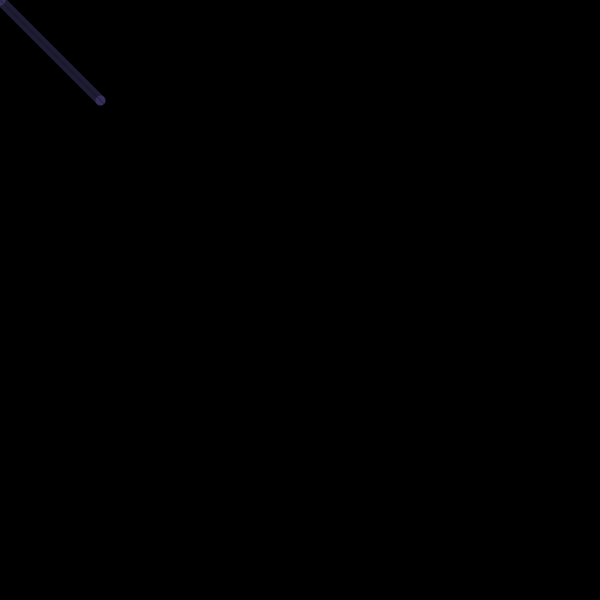
Frame 1 (no input)
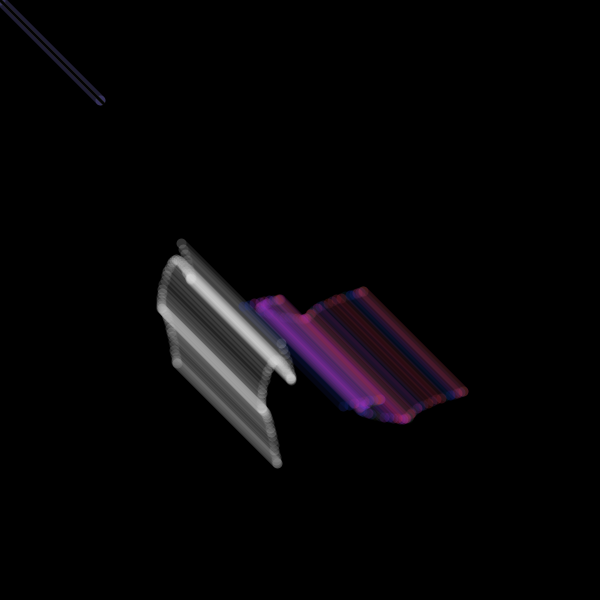
Frame 60 (the mouse pressed at the canvas centre just before this capture)
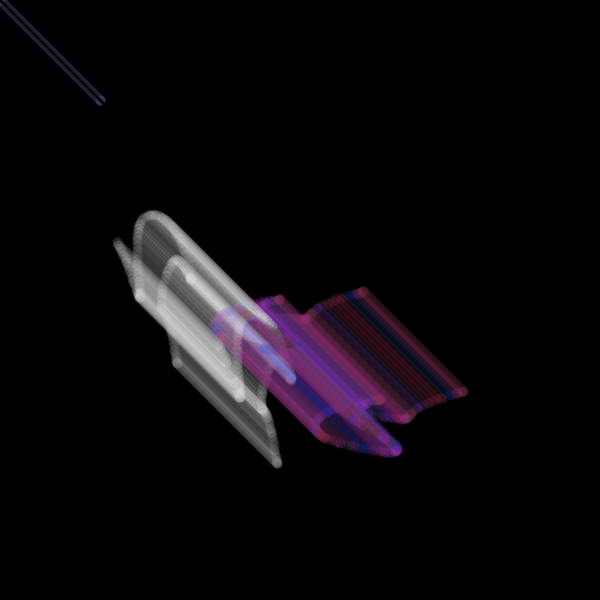
Frame 120 (the mouse held since frame 60 and released just before this capture)

The Processing sketch that drew these frames (run headless with seeded random() and noise(); from frame 60 on, the mouse is pressed at the canvas centre):

// Processing sketch: W3_Assignment
// ── W3_Assignment.pde
//ART 22 Spring 2020
//Assignment 3 - 04.19.20
//Author: Kristy Wong
//References: Week 2 & 3 Lecture Videos

float x0,y0,x1,y1; //colored lines variables
float i; //integer variable
float noisePosX0, noisePosY0, noisePosX1, noisePosY1; //noise position variables

void setup(){
  size(600,600); //size of screen
  background(0); //set bg color to black
  
 //initial noise positions
  noisePosX0 = 0; 
  noisePosY1 = 50;
  noisePosX0 = 10;
  noisePosY1 = 80;

  i = 100; //initial length of line value
  
}


void draw(){
  
  //white line x0/y0
  strokeWeight(10); //line size
  stroke(random(150,255),30); //random colors from light grey to white
  point(x0,y0); //emphasize beginning of line w/ a point 
  point(x0+i, y0+i); //emphasize end of line w/ point
  line(x0,y0,x0+i,y0+i); //white line position and length
  
  //purple line x1/y1
  strokeWeight(10); //line size
  stroke(random(0,255),50,random(0,255),30); //random purple color combos
  point(x1,y1); //emphasize beginning of line w/ point
  point(x1+i, y1+i); //emphasize end of line w/ point
  line(x1, y1,x1+i,y1+i); //purple line position and length
  
  //create sunbeam "eraser" 
  stroke(0, 50); //color of line w/ transparency of 50
  strokeWeight(2); //line size
  line(width/2,height/2,mouseX,mouseY); //line begins at center of screen and extends to wherever mouse position is
  
  //values for noise positions
  float m = noise(noisePosX0); //white line x noise position
  float n = noise(noisePosY0); //white line y noise position
  float o = noise(noisePosX1); //purple line x noise position
  float p = noise(noisePosY1); //purple line y noise position
  
  //change boundaries for noise
  x0 = map(m,0,1,0,width);   //change boundaries from 0-1 to 0-width for white line noise x position values
  y0 = map(n,0,1,0,height); //change boundaries from 0-1 to 0-height for white line noise y position values
  x1 = map(o,0,1,0,width); //change boundaries from 0-1 to 0-width for purple line noise x position values
  y1 = map(p,0,1,0,height); //change boundaries from 0-1 to 0-height for purple line noise y position values
 
//increase noise positions.. offset x and y to create symmetrical effect
  noisePosX0 = noisePosX0 + 0.005; //white line x noise positions can increase by 0.005 from previous position
  noisePosY0 = noisePosY0 + 0.01; //white line y noise positions can increase by 0.01 from previous position
  noisePosX1 = noisePosX1 + 0.01; //purpleline x noise positions can increase by 0.01 from previous position
  noisePosY1 = noisePosY1 + 0.005; //purple line y noise positions can increase by 0.005 from previous position
 
  //interaction
  if (keyPressed){ //if a key is pressed...
    if (key == CODED){ //...and the key is coded...
     if (keyCode == UP){ //and the coded key is up...
      i = i + random(0,10); //the length of both colored lines and end points will increase by a random number from 0-10
     }
    }
  }
  
    if (keyPressed){ //if a key is pressed...
    if (key == CODED){ //...and the key is coded ...
     if (keyCode == DOWN){ //and the coded key is down...
      i = i - random(0,10); //the length of both colored lines and end points will decrease by a random number from 0-10
     }
    }
  }

}
